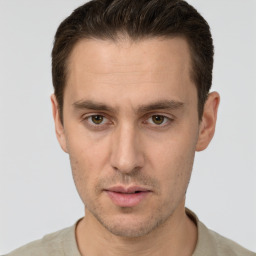
#> input picture image.jpg, 256 x 256 px, given in place of the camera
$ python eyeball_tracking_fast.py
#> lines starting #> are read from the running program, lines starting #| are printed output that depends on the picture
#> in main, frame is the input picture: shape (256, 256, 3); mean B, G, R 149.5, 161.6, 182
import cv2
import dlib
import numpy as np

# 用來顯示的函示庫
import matplotlib.pyplot as plt
import matplotlib.image as mpimg

# init part
FACE_CASCADE = cv2.CascadeClassifier('model/haarcascade_frontalface_default.xml')
EYES_CASCADE = cv2.CascadeClassifier('model/haarcascade_eye_tree_eyeglasses.xml')
detector_params = cv2.SimpleBlobDetector_Params()
detector_params.filterByArea = True
detector_params.maxArea = 1500
detector = cv2.SimpleBlobDetector_create(detector_params)

# 臉部偵測
def detect_faces(img, cascade):
    gray_frame = cv2.cvtColor(img, cv2.COLOR_BGR2GRAY)
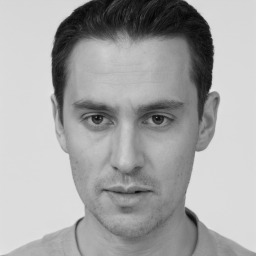
#> gray_frame: shape (256, 256); min 2, max 231, mean 166.3
    coords = cascade.detectMultiScale(gray_frame, 1.3, 5)
#> coords = [[39, 52, 177, 177]]
    if len(coords) > 1:
        biggest = (0, 0, 0, 0)
        for i in coords:
            if i[3] > biggest[3]:
                biggest = i
        biggest = np.array([i], np.int32)
    elif len(coords) == 1:
        biggest = coords
#> biggest = [[39, 52, 177, 177]]
    else:
        return None
    for (x, y, w, h) in biggest:
        frame = img[y:y + h, x:x + w]
#> this loop made 1 pass
#> pass 1, in detect_faces, `frame = img[y:y + h, x:x + w]`:
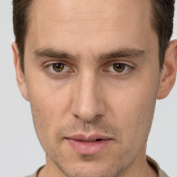
#> frame: shape (177, 177, 3); mean B, G, R 131.8, 150.1, 184.1
    return frame


def detect_eyes(img, cascade):
    gray_frame = cv2.cvtColor(img, cv2.COLOR_BGR2GRAY)
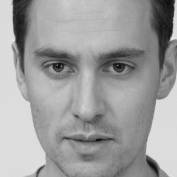
#> gray_frame: shape (177, 177); min 10, max 231, mean 158.2
    eyes = cascade.detectMultiScale(gray_frame, 1.3, 5)  # detect eyes
#> eyes = [[39, 48, 37, 37], [98, 46, 41, 41]]
    width = np.size(img, 1)  # get face frame width
#> width = 177
    height = np.size(img, 0)  # get face frame height
#> height = 177
    left_eye = None
    right_eye = None
    for (x, y, w, h) in eyes:
        if y > height / 2:
            pass
        eyecenter = x + w / 2  # get the eye center
        if eyecenter < width * 0.5:
            left_eye = img[y:y + h, x:x + w]
        else:
            right_eye = img[y:y + h, x:x + w]
#> this loop made 2 passes
#> (x, y, w, h, eyecenter) on passes 1 to 2: (39, 48, 37, 37, 57.5), (98, 46, 41, 41, 118.5)
#> pass 1, in detect_eyes, `left_eye = img[y:y + h, x:x + w]`:
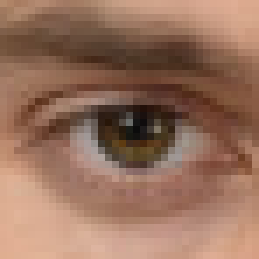
#> left_eye: shape (37, 37, 3) (shown 7 times larger); mean B, G, R 92.5, 112.2, 150.6
#> pass 2, in detect_eyes, `right_eye = img[y:y + h, x:x + w]`:
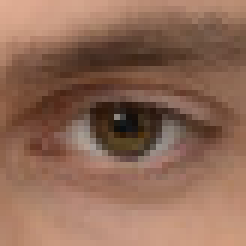
#> right_eye: shape (41, 41, 3) (shown 6 times larger); mean B, G, R 86.5, 105.5, 143.3


    return left_eye, right_eye


def cut_eyebrows(img):
    height, width = img.shape[:2]
#> height = 37; width = 37
    eyebrow_h = int(height / 4)
#> eyebrow_h = 9
    img = img[eyebrow_h:height, 0:width]  # cut eyebrows out (15 px)
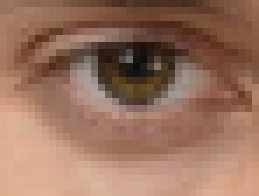
#> img: shape (28, 37, 3) (shown 7 times larger); mean of channels 0, 1, 2 94.1, 113.3, 152.4; drawn as B, G, R

    return img


def blob_process(img, threshold, detector):
#> called with threshold = 0
    gray_frame = cv2.cvtColor(img, cv2.COLOR_BGR2GRAY)
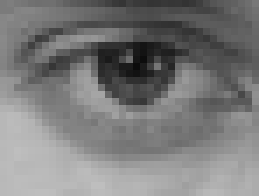
#> gray_frame: shape (28, 37) (shown 7 times larger); min 11, max 190, mean 122.8
    _, img = cv2.threshold(gray_frame, threshold, 255, cv2.THRESH_BINARY)
#> img: shape (28, 37); every value is 255
    img = cv2.erode(img, None, iterations=2)
    img = cv2.dilate(img, None, iterations=4)
    img = cv2.medianBlur(img, 3)
    keypoints = detector.detect(img)
#> keypoints = ()
    print(keypoints)
    return keypoints


def nothing(x):
    pass


def main():
    cap = cv2.VideoCapture(0)
    cv2.namedWindow('image')
    cv2.createTrackbar('threshold', 'image', 0, 255, nothing)


    while True:
        _, frame = cap.read()
        face_frame = detect_faces(frame, FACE_CASCADE)
        if face_frame is not None:
            eyes = detect_eyes(face_frame, EYES_CASCADE)

            for eye in eyes:

                # 判斷是否有找到眼睛
                if eye is not None:
                    threshold = r = cv2.getTrackbarPos('threshold', 'image')
                    eye = cut_eyebrows(eye)
                    keypoints = blob_process(eye, threshold, detector)
#> keypoints = ()
                    eye = cv2.drawKeypoints(eye, keypoints, eye, (0, 0, 255), cv2.DRAW_MATCHES_FLAGS_DRAW_RICH_KEYPOINTS)


        cv2.imshow('image', frame)

        # 離開迴圈，關閉攝影機
        if cv2.waitKey(1) & 0xFF == ord('q'):
#> (key q is pressed here)
            break


    cap.release()
    cv2.destroyAllWindows()


if __name__ == "__main__":
    main()
